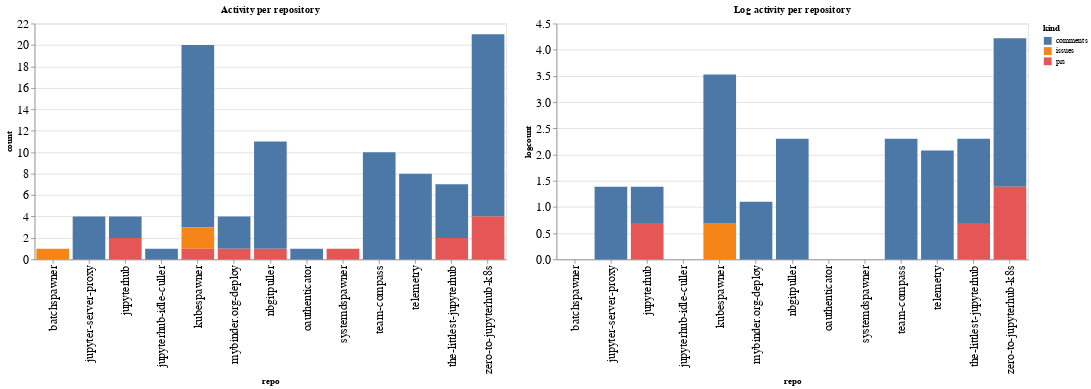

The code cell stored with this chart in its notebook:
### Code cell
ch1 = alt.Chart(repo_summaries, width=600, title="Activity per repository").mark_bar().encode(
    x='repo',
    y='count',
    color='kind',
    tooltip="kind"
)

ch2 = alt.Chart(repo_summaries, width=600, title="Log activity per repository").mark_bar().encode(
    x='repo',
    y='logcount',
    color='kind',
    tooltip="kind"
)

ch1 | ch2

### Figure 1 — Vega-Lite specification as saved in the notebook (floating-point values rounded to 4 significant figures)
{"config": {"axisLeft": {"labelFontSize": 15}, "axisBottom": {"labelFontSize": 15}}, "hconcat": [{"mark": "bar", "encoding": {"color": {"type": "nominal", "field": "kind"}, "tooltip": {"type": "nominal", "field": "kind"}, "x": {"type": "nominal", "field": "repo"}, "y": {"type": "quantitative", "field": "count"}}, "title": "Activity per repository", "width": 600}, {"mark": "bar", "encoding": {"color": {"type": "nominal", "field": "kind"}, "tooltip": {"type": "nominal", "field": "kind"}, "x": {"type": "nominal", "field": "repo"}, "y": {"type": "quantitative", "field": "logcount"}}, "title": "Log activity per repository", "width": 600}], "data": {"name": "data-3d8e70d15522e59f6951deca36a1e766"}, "$schema": "https://vega.github.io/schema/vega-lite/v4.8.1.json", "datasets": {"data-3d8e70d15522e59f6951deca36a1e766": [{"repo": "batchspawner", "kind": "issues", "count": 1, "logcount": 0.0}, {"repo": "jupyter-server-proxy", "kind": "comments", "count": 4, "logcount": 1.386}, {"repo": "jupyterhub", "kind": "comments", "count": 2, "logcount": 0.6931}, {"repo": "jupyterhub", "kind": "prs", "count": 2, "logcount": 0.6931}, {"repo": "jupyterhub-idle-culler", "kind": "comments", "count": 1, "logcount": 0.0}, {"repo": "kubespawner", "kind": "comments", "count": 17, "logcount": 2.833}, {"repo": "kubespawner", "kind": "issues", "count": 2, "logcount": 0.6931}, {"repo": "kubespawner", "kind": "prs", "count": 1, "logcount": 0.0}, {"repo": "mybinder.org-deploy", "kind": "comments", "count": 3, "logcount": 1.099}, {"repo": "mybinder.org-deploy", "kind": "prs", "count": 1, "logcount": 0.0}, {"repo": "nbgitpuller", "kind": "comments", "count": 10, "logcount": 2.303}, {"repo": "nbgitpuller", "kind": "prs", "count": 1, "logcount": 0.0}, {"repo": "oauthenticator", "kind": "comments", "count": 1, "logcount": 0.0}, {"repo": "systemdspawner", "kind": "prs", "count": 1, "logcount": 0.0}, {"repo": "team-compass", "kind": "comments", "count": 10, "logcount": 2.303}, {"repo": "telemetry", "kind": "comments", "count": 8, "logcount": 2.079}, {"repo": "the-littlest-jupyterhub", "kind": "comments", "count": 5, "logcount": 1.609}, {"repo": "the-littlest-jupyterhub", "kind": "prs", "count": 2, "logcount": 0.6931}, {"repo": "zero-to-jupyterhub-k8s", "kind": "comments", "count": 17, "logcount": 2.833}, {"repo": "zero-to-jupyterhub-k8s", "kind": "prs", "count": 4, "logcount": 1.386}]}}
